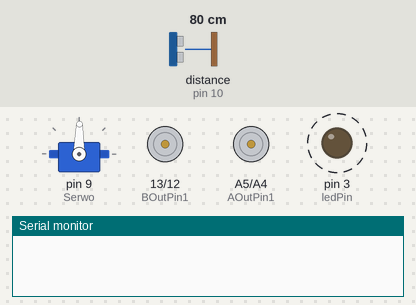
The sketch below on a simulated Arduino Uno, built with avr-gcc and run on an emulated ATmega328P. Parts: servo, motor-driver pin pairs drawn as motors (green arrow = first pin HIGH = forward, orange = second pin HIGH = backward, longer = more drive, scaled by the enable pin), output pins drawn as LEDs (lit = HIGH), the last lines printed to the serial monitor. Wiring (inferred from the names in the program): ultrasonic range finder: trigger pin 11; echo pin 10. Dashed ring = blinking. Inputs (shaded band) come from the test bench; at power-on: distance to the obstacle (sensor on pin 10) 80 cm. The echo pulse lasts 58.3 µs per cm; pins used as bus, display or sensor lines are not drawn.

Above: at 1.8 s.
1.9 s: distance to the obstacle (sensor on pin 10) set to 2 cm
At 5.9 s:
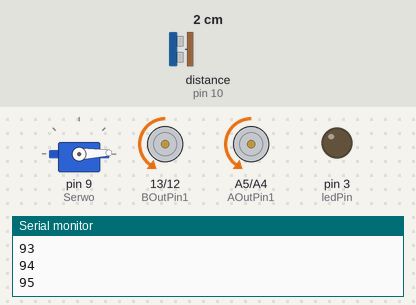
6.0 s: distance to the obstacle (sensor on pin 10) set to 19 cm
7.5 s: distance to the obstacle (sensor on pin 10) set to 22 cm
At 8.3 s:
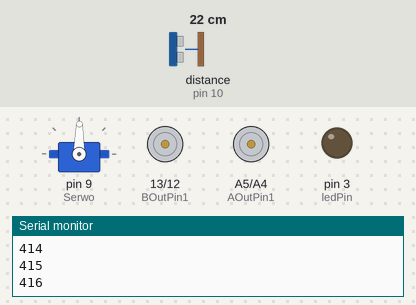
13.2 s: distance to the obstacle (sensor on pin 10) set to 4 cm
At 14.3 s:
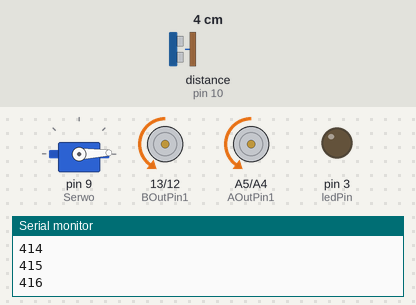
Timing chart, 0 to 16.2 s (numbered marks = the images above; inputs shaded):
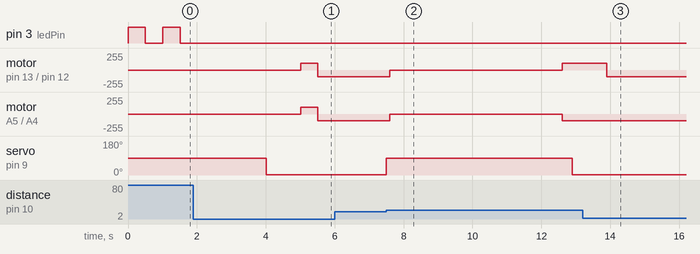

The sketch:

main.ino
```cpp
#include <Servo.h>

const int ledPin = 3;

// ENCODERS INPUTS
const int ECLeftA = 7;
const int ECLeftB = 8;
const int ECRightA = A3;
const int ECRightB = A0;

int leftEngineCounter = 0;
int rightEngineCounter = 0;

// tests
int leftEncoderState = 0;
int rightEncoderState = 0;


// Ultrasocnic sesor
const int HCTrigPin = 11;
const int HCEchoPin = 10;

// SERVO
Servo Serwo;

const int ServoPin = 9;
int initSerwoPos = 0;
int currentSerwoPos = 0;

// ENGINES
const int AOutPin1 = A5;
const int AOutPin2 = A4;
const int APwmPin = 5;

const int BOutPin1 = 13;
const int BOutPin2 = 12;
const int BPwmPin = 6;

//////////////////////////////////////////////////////////////////////////////////////////////////////////////////////////
// Ultrasonic sensor control
int getDistance();
int detectObstacle();

// Engines control
void moveFWD();
void moveBWD();
void moveLeft();
void moveRight();
void turnAround();
void stopMotors();

// Encoders control
void countLeftEngine();
void countRightEngine();

// Avoiding obstacles
char getObstacleSide();
int detectObstacle();

//////////////////////////////////////////////////////////////////////////////////////////////////////////////////////////

void setup() {
  pinMode(ledPin, OUTPUT);
  Serial.begin(9600);

  // Ultrasonic sensor
  pinMode(HCTrigPin, OUTPUT);
  pinMode(HCEchoPin, INPUT);


  // Servo
  Serwo.attach(9);


  // Engines
  pinMode(APwmPin, OUTPUT);
  pinMode(AOutPin1, OUTPUT);
  pinMode(AOutPin2, OUTPUT);

  pinMode(BPwmPin, OUTPUT);
  pinMode(BOutPin1, OUTPUT);
  pinMode(BOutPin2, OUTPUT);

  // ENCODERS:
  pinMode(ECLeftA, INPUT);
  pinMode(ECLeftB, INPUT);
  pinMode(ECRightA, INPUT);
  pinMode(ECRightB, INPUT);

  // Interrupts
  attachInterrupt(digitalPinToInterrupt(ECLeftB), countLeftEngine, RISING);
  attachInterrupt(digitalPinToInterrupt(ECRightB), countRightEngine, RISING);
}

void loop() {

  Serwo.write(89);

  // Oczekiwanie na włączenie
  while (getDistance() > 20) {
    digitalWrite(ledPin, HIGH);
    delay(500);
    digitalWrite(ledPin, LOW);
    delay(500);
  }

  delay(2000);

  while (1) {

    int distance;
    char obstacleSide = 'o';

    // Jazda do przodu, do czasu wykrycia przeszkody
    while (getDistance() > 20) {
      moveFWD();
    }

    // Wykrycie przeszkody - zatrzymanie silnikow
    stopMotors();

    // Wykrycie strony po ktrej jest przeszkoda
    obstacleSide = getObstacleSide();

    // Jesli po prawej -> obrot w lewo i ustawienie czujnika w prawo
    if(obstacleSide == 'r'){
      moveLeft();
      Serwo.write(178);
      delay(200);
    }
    else if(obstacleSide == 'l'){ // Jesli po lewej -> Obrot w prawo i ustawienie czujnika w lewo
      moveRight();
      Serwo.write(2);
      delay(200);
    }


    // Jazda do przodu i monitorowanie czy przeszkoda o lewej/prawej stronie sie nie skonczyla
    // Jednoczenie monitorowany jest czas jazdy
    while (getDistance() < 20) {
      moveFWD();
      distance++; // Zliczenie czasu, ktory jest potrzebny na ominiecie przeszkody
      Serial.println(distance);
    }

    // Gdy przeszkoda sie skonczy: wyrownanie serwa, odczekanie 300ms, wylaczenie silnikow
    Serwo.write(89);
    delay(100);
    stopMotors();
    delay(5000);


    // Powrot na prosta droge, obok przeszkody
    if(obstacleSide == 'l'){
      moveLeft();
      Serwo.write(2);
    }
    else if(obstacleSide == 'r'){
      moveRight();
      Serwo.write(178);
    }

    delay(1000);

    // Jazda do przodu wzdluz przeszkody
    while (getDistance() < 20) {
      moveFWD();
    }

    delay(500);

    // Przeszkoda sie skonczyla
    // Gdy przeszkoda sie skonczy: wyrownanie serwa, odczekanie 300ms, wylaczenie silnikow
    Serwo.write(89);
    delay(300);
    stopMotors();
    delay(2000);

    //Obrot, wjazd za prszeszkode
    if(obstacleSide == 'l'){
      moveLeft();
      Serwo.write(2);
    }
    else if(obstacleSide == 'r'){
      moveRight();
      Serwo.write(178);
    }
    delay(500);


    // Jazda do przod, tyle czasu ile wczesniej przy omijaniu preszkody
    while(distance >= 0){
      distance--;
      moveFWD;
    }

    stopMotors();

    // Dojazd na ta sama sciezke
    // Obrot by jechac w tej samej linii
    if(obstacleSide == 'l'){
      moveLeft();
      Serwo.write(2);
    }
    else if(obstacleSide == 'r'){
      moveRight();
      Serwo.write(178);
      }
  }
}
//////////////////////////////////////////////////////////////////////////////////////////////////////////////////////////
//////////////////////////////////////////////////////////////////////////////////////////////////////////////////////////
// Avoiding obstacles
char getObstacleSide(){

    Serwo.write(2); // Ustawienie czujnika w lewo
    delay(1000);
    if(getDistance() < 20){
      return 'l';
    }
    Serwo.write(178);
    delay(1000);
    if(getDistance() < 20){
      return 'r';
    }
}

// Encoders control
void countLeftEngine(){
  Serial.println("Wywolane przerwanie");

  if(digitalRead(ECLeftA)){
    leftEngineCounter++;
  }
  else{
    leftEngineCounter--;
  }
}

void countRightEngine(){

  Serial.println("Wywolane przerwanie");

  if(digitalRead(ECRightB)){
    rightEngineCounter++;
  }
  else{
    rightEngineCounter--;
  }
}


//////////////////////////////////////////////////////////////////////////////////////////////////////////////////////////
// Engines Control
void moveFWD() {
  analogWrite(APwmPin, 100);
  analogWrite(BPwmPin, 100);

  digitalWrite(AOutPin1, LOW);
  digitalWrite(AOutPin2, HIGH);
  digitalWrite(BOutPin1, LOW);
  digitalWrite(BOutPin2, HIGH);
}
//-------------------------------------------------------------------------------------------------------------------------
void moveBWD() {
  analogWrite(APwmPin, 100);
  analogWrite(BPwmPin, 100);

  digitalWrite(AOutPin1, HIGH);
  digitalWrite(AOutPin2, LOW);
  digitalWrite(BOutPin1, HIGH);
  digitalWrite(BOutPin2,  LOW);
}

//-------------------------------------------------------------------------------------------------------------------------
void moveLeft(){
  analogWrite(APwmPin, 100);
  analogWrite(BPwmPin, 100);

  digitalWrite(AOutPin1, LOW);
  digitalWrite(AOutPin2, HIGH);
  digitalWrite(BOutPin1, HIGH);
  digitalWrite(BOutPin2, LOW);

  delay(300);
}

void moveRight(){
  analogWrite(APwmPin, 100);
  analogWrite(BPwmPin, 100);

  digitalWrite(AOutPin1, HIGH);
  digitalWrite(AOutPin2, LOW);
  digitalWrite(BOutPin1, HIGH);
  digitalWrite(BOutPin2, LOW);

  delay(300);
}


void turnAround(){
  analogWrite(APwmPin, 100);
  analogWrite(BPwmPin, 100);

  digitalWrite(AOutPin1, HIGH);
  digitalWrite(AOutPin2, LOW);
  digitalWrite(BOutPin1, HIGH);
  digitalWrite(BOutPin2, LOW);

  delay(1000);
}

//-------------------------------------------------------------------------------------------------------------------------
void stopMotors() {
  analogWrite(APwmPin, 50);
  analogWrite(BPwmPin, 50);

  digitalWrite(AOutPin1, LOW);
  digitalWrite(AOutPin2, LOW);
  digitalWrite(BOutPin1, LOW);
  digitalWrite(BOutPin2, LOW);
}


//////////////////////////////////////////////////////////////////////////////////////////////////////////////////////////
// Ultrasonic sensor
int getDistance() {
  long time_p, distance;

  digitalWrite(HCTrigPin, LOW);
  delayMicroseconds(2);
  digitalWrite(HCTrigPin, HIGH);
  delayMicroseconds(10);
  digitalWrite(HCTrigPin, LOW);

  time_p = pulseIn(HCEchoPin, HIGH);
  distance = time_p / 58;

  return distance;
}


//////////////////////////////////////////////////////////////////////////////////////////////////////////////////////////
///*
int detectObstacle() {
  Serwo.write(2);
  if (getDistance() < 20) {
    delay(200);
    Serwo.write(89);
    return 1;
  }
  else {
    delay(200);
    Serwo.write(89);
  }

  Serwo.write(178);
  if (getDistance() < 20) {
    delay(200);
    Serwo.write(89);
    return 2;
  }
  else {
    delay(200);
    Serwo.write(89);
  }

  return -1;
}
```

Measured:
- the behaviour switches between 20 and 21 cm on distance to the obstacle (sensor on pin 10) (found by bisection; images 1 and 2)
- after the input at 1.9 s, pin 3 (ledPin): stops changing and stays LOW; motor on pin 13 (BOutPin1) / pin 12 (BOutPin2), motor on A5 (AOutPin1) / A4 (AOutPin2): stopped → forward 100/255 after 3.1 s, → backward 100/255 0.50 s later; servo on pin 9 (Serwo): 89° → 2° after 2.1 s
- after the input at 7.5 s, motor on pin 13 (BOutPin1) / pin 12 (BOutPin2): backward 100/255 → stopped after 0.10 s, → forward 100/255 5.0 s later; motor on A5 (AOutPin1) / A4 (AOutPin2): backward 100/255 → stopped after 0.10 s, → backward 100/255 5.0 s later; servo on pin 9 (Serwo): 2° → 89° at once, → 2° 5.4 s later
- after the input at 13.2 s, motor on pin 13 (BOutPin1) / pin 12 (BOutPin2): forward 100/255 → backward 100/255 after 0.70 s; motor on A5 (AOutPin1) / A4 (AOutPin2): stays backward 100/255 (without the input it goes to stopped after 1.5 s); servo on pin 9 (Serwo): stays 2° (without the input it goes to 89° after 1.2 s)
- by itself, pin 3 (ledPin): alternates HIGH for 0.50 s and LOW for 0.51 s
